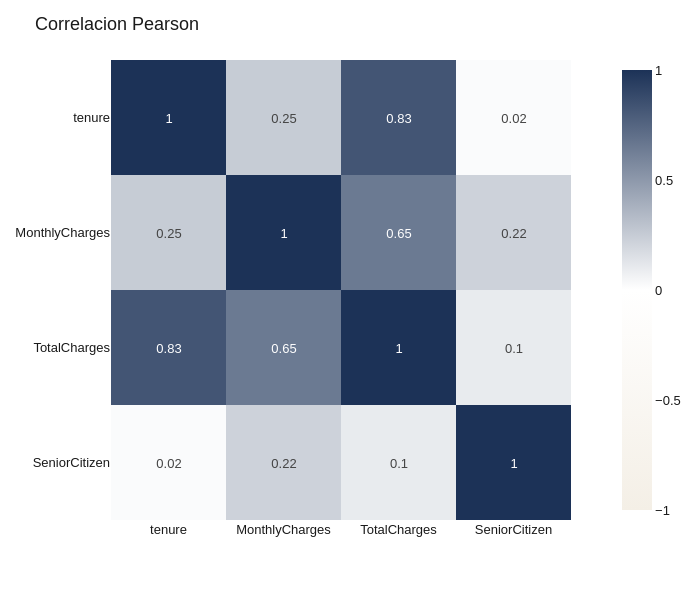

The notebook cell saved with this chart:
### Markdown cell above
**Una matriz de correlación de las columnas numéricas.**

### Code cell
corr_cols = ["tenure", "MonthlyCharges", "TotalCharges", "SeniorCitizen"]
df_corr = df[corr_cols].copy()
df_corr["SeniorCitizen"] = df_corr["SeniorCitizen"].map({"Yes": 1, "No": 0})
corr = df_corr.corr().round(2)
fig = px.imshow(corr, text_auto=True,
                color_continuous_scale=[(0, SAND), (0.5, "white"), (1, NAVY)],
                zmin=-1, zmax=1, template=PLOTLY_TEMPLATE)
fig.update_layout(title="Correlacion Pearson", font=PLOTLY_FONT, width=700, height=600)
fig.show()

### Figure 1 — Plotly figure (JSON) as saved in the notebook; plotly's stock layout.template omitted (floating-point values rounded to 4 significant figures)
{"data": [{"coloraxis": "coloraxis", "hovertemplate": "x: %{x}<br>y: %{y}<br>color: %{z}<extra></extra>", "name": "0", "texttemplate": "%{z}", "type": "heatmap", "x": ["tenure", "MonthlyCharges", "TotalCharges", "SeniorCitizen"], "xaxis": "x", "y": ["tenure", "MonthlyCharges", "TotalCharges", "SeniorCitizen"], "yaxis": "y", "z": [[1.0, 0.25, 0.83, 0.02], [0.25, 1.0, 0.65, 0.22], [0.83, 0.65, 1.0, 0.1], [0.02, 0.22, 0.1, 1.0]]}], "layout": {"coloraxis": {"cmax": 1, "cmin": -1, "colorscale": [[0, "#F4EFE6"], [0.5, "white"], [1, "#1C3257"]]}, "font": {"color": "#1A1A1A", "family": "Helvetica, Arial, sans-serif", "size": 13}, "height": 600, "margin": {"t": 60}, "title": {"text": "Correlacion Pearson"}, "width": 700, "xaxis": {"anchor": "y", "constrain": "domain", "domain": [0, 1], "scaleanchor": "y"}, "yaxis": {"anchor": "x", "autorange": "reversed", "constrain": "domain", "domain": [0, 1]}}}
